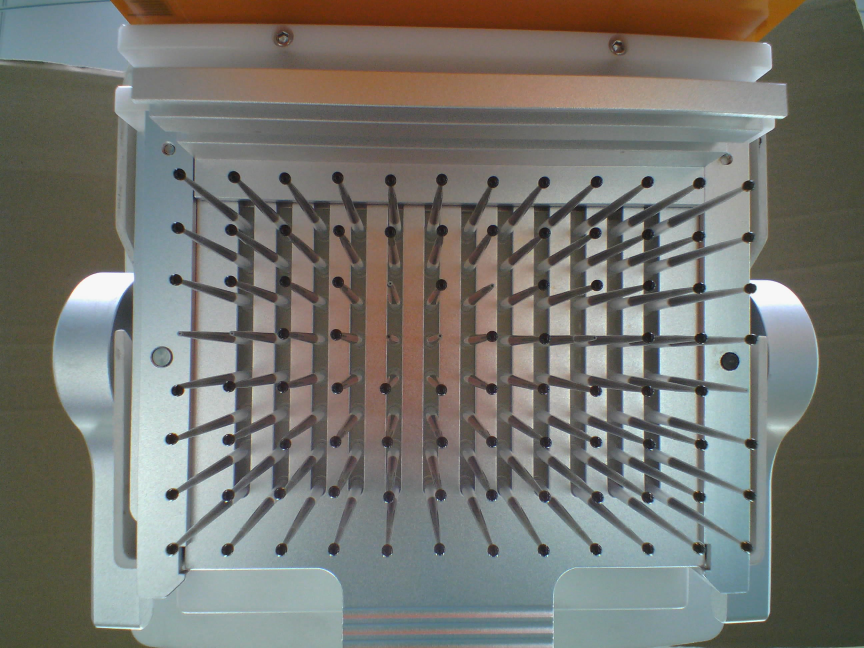
#> input picture sample/96-50-黑色/96-50-2.jpg, 2592 x 1944 px (shown at 1/3 size)
$ python detect_radial_plate.py 'sample/96-50-黑色/96-50-2.jpg'
#> lines starting #> are read from the running program, lines starting #| are printed output that depends on the picture; after the words box and inside, x2 and y2 are one past the last pixel; in counts of white or black regions, pixels touching at a corner belong together
### lib/radial_detector.py
"""
径向微孔板检测器
使用Hough圆检测识别径向/扇形布局的微孔板
"""

import cv2
import numpy as np


class RadialDetector:
    """径向微孔板检测器"""

    def __init__(self, rows=8, cols=12):
        self.rows = rows
        self.cols = cols
        self.total_tubes = rows * cols

    def detect_wells(self, roi_image):
        gray = cv2.cvtColor(roi_image, cv2.COLOR_BGR2GRAY)
        blurred = cv2.GaussianBlur(gray, (5, 5), 0)

        _, thresh = cv2.threshold(blurred, 40, 255, cv2.THRESH_BINARY_INV)

        kernel = cv2.getStructuringElement(cv2.MORPH_ELLIPSE, (5, 5))
        morphed = cv2.dilate(thresh, kernel, iterations=2)
        morphed = cv2.erode(morphed, kernel, iterations=1)

        contours, _ = cv2.findContours(
            morphed, cv2.RETR_EXTERNAL, cv2.CHAIN_APPROX_SIMPLE
        )

        valid_contours = []
        for cnt in contours:
            area = cv2.contourArea(cnt)
            if 100 < area < 2000:
                M = cv2.moments(cnt)
                if M["m00"] != 0:
                    cx = int(M["m10"] / M["m00"])
                    cy = int(M["m01"] / M["m00"])
                    valid_contours.append((cx, cy, area, cnt))

        return valid_contours

    # [23 lines left out: function filter_wells, not called in this run]

    def map_to_grid(self, contours):
        if len(contours) == 0:
            return {}

        contours_sorted = sorted(contours, key=lambda c: (c[1], c[0]))

        positions = {}
        for i, contour_data in enumerate(contours_sorted):
            if i < self.total_tubes:
                cx, cy, area, cnt = contour_data
                row_idx = i // self.cols
                col_idx = i % self.cols
                positions[(row_idx, col_idx)] = contour_data

        return positions

    def check_fill_status(self, contour_data, roi_image):
        cx, cy, area, cnt = contour_data
        return "filled"

    def detect_plate(self, roi_image):
        contours = self.detect_wells(roi_image)
        positions = self.map_to_grid(contours)

        tube_matrix = []
        for r in range(self.rows):
            row_data = []
            for c in range(self.cols):
                pos_key = (r, c)
                if pos_key in positions:
                    contour_data = positions[pos_key]
                    cx, cy, area = contour_data[:3]
                    status = self.check_fill_status(contour_data, roi_image)
                    row_data.append(
                        {
                            "row": chr(ord("A") + r),
                            "column": c + 1,
                            "status": status,
                            "centroid": {"x": cx, "y": cy},
                            "droplet_area": area,
                        }
                    )
                else:
                    row_data.append(
                        {
                            "row": chr(ord("A") + r),
                            "column": c + 1,
                            "status": "empty",
                            "centroid": None,
                            "droplet_area": None,
                        }
                    )
            tube_matrix.append(row_data)

        filled_count = sum(
            1 for row in tube_matrix for tube in row if tube["status"] == "filled"
        )
        empty_count = self.total_tubes - filled_count
        fill_rate = (filled_count / self.total_tubes) * 100

        return {
            "tube_matrix": tube_matrix,
            "contours": contours,
            "stats": {
                "total_tubes": self.total_tubes,
                "filled_count": filled_count,
                "empty_count": empty_count,
                "fill_rate": fill_rate,
            },
        }

### lib/output_writer.py
"""
输出写入器模块
生成JSON报告和可视化图像
"""

import cv2
import numpy as np
import json
import os
from datetime import datetime


class OutputWriter:
    """输出结果写入器"""

    def __init__(self, output_dir):
        """
        初始化写入器

        Args:
            output_dir: 输出目录路径
        """
        self.output_dir = output_dir
        os.makedirs(output_dir, exist_ok=True)

    def save_json(self, data, filename):
        """
        保存JSON文件

        Args:
            data: 数据字典
            filename: 文件名
        """
        filepath = os.path.join(self.output_dir, filename)
        with open(filepath, "w", encoding="utf-8") as f:
            json.dump(data, f, indent=2, ensure_ascii=False)

    def save_image(self, image, filename):
        """
        保存图像

        Args:
            image: 图像数组
            filename: 文件名
        """
        filepath = os.path.join(self.output_dir, filename)
        cv2.imwrite(filepath, image)

    def generate_result_json(self, tube_matrix, plate_info, timestamp):
        """
        生成完整结果JSON

        Args:
            tube_matrix: tube状态矩阵
            plate_info: 板信息字典
            timestamp: 时间戳

        Returns:
            dict: 结果数据
        """
        tubes_flat = [tube for row in tube_matrix for tube in row]

        return {"plate_info": plate_info, "tubes": tubes_flat, "timestamp": timestamp}

    def generate_stats_json(self, stats, verdict, processing_time_ms):
        """
        生成统计JSON

        Args:
            stats: 统计信息字典
            verdict: 判定结果
            processing_time_ms: 处理时间

        Returns:
            dict: 统计数据
        """
        return {**stats, "verdict": verdict, "processing_time_ms": processing_time_ms}

    # [76 lines left out: function draw_annotated_image, not called in this run]

### detect_radial_plate.py
"""
径向微孔板液体填充检测主程序
"""

import cv2
import numpy as np
import os
import sys
from datetime import datetime
from lib.radial_detector import RadialDetector
from lib.output_writer import OutputWriter


CONFIG = {
    "roi_top": 0.15,
    "roi_bottom": 0.95,
    "roi_left": 0.12,
    "roi_right": 0.88,
    "rows": 8,
    "cols": 12,
    "brightness_threshold": 100,
}


def extract_roi(image):
    h, w = image.shape[:2]
    y_start = int(h * CONFIG["roi_top"])
    y_end = int(h * CONFIG["roi_bottom"])
    x_start = int(w * CONFIG["roi_left"])
    x_end = int(w * CONFIG["roi_right"])
    roi = image[y_start:y_end, x_start:x_end]
    return roi, (y_start, y_end, x_start, x_end)


def process_image(image_path, output_dir):
    start_time = datetime.now()
    img = cv2.imread(image_path)
    if img is None:
        raise FileNotFoundError(f"无法读取图像: {image_path}")

    roi, roi_coords = extract_roi(img)

    detector = RadialDetector(rows=CONFIG["rows"], cols=CONFIG["cols"])
    result = detector.detect_plate(roi)

    stats = result["stats"]
    verdict = "PASS" if stats["empty_count"] <= 8 else "FAIL"

    end_time = datetime.now()
    processing_time_ms = int((end_time - start_time).total_seconds() * 1000)

    writer = OutputWriter(output_dir)

    basename = os.path.basename(image_path)
    plate_type = (
        basename.split("-")[0] + "-" + basename.split("-")[1]
        if "-" in basename
        else "unknown"
    )

    result_json = writer.generate_result_json(
        result["tube_matrix"],
        {
            "type": plate_type,
            "rows": CONFIG["rows"],
            "columns": CONFIG["cols"],
            "total_tubes": CONFIG["rows"] * CONFIG["cols"],
        },
        start_time.isoformat(),
    )

    stats_json = writer.generate_stats_json(stats, verdict, processing_time_ms)

    writer.save_json(result_json, "result.json")
    writer.save_json(stats_json, "stats.json")

    writer.save_image(roi, "01_roi.jpg")

    circles_img = roi.copy()
    for contour_data in result["contours"]:
        cx, cy, area, cnt = contour_data
        cv2.drawContours(circles_img, [cnt], -1, (0, 255, 0), 2)
        cv2.circle(circles_img, (cx, cy), 3, (0, 0, 255), -1)
    writer.save_image(circles_img, "02_contours.jpg")

    annotated_img = roi.copy()
    for row in result["tube_matrix"]:
        for tube in row:
            if tube["centroid"]:
                x, y = tube["centroid"]["x"], tube["centroid"]["y"]
                color = (0, 255, 0) if tube["status"] == "filled" else (255, 0, 0)
                cv2.circle(annotated_img, (x, y), 5, color, -1)
    writer.save_image(annotated_img, "03_annotated.jpg")

    return {"stats": stats, "verdict": verdict, "output_dir": output_dir}


def main():
    if len(sys.argv) < 2:
        print("用法: python detect_radial_plate.py <图像路径>")
        print("示例: python detect_radial_plate.py sample/96-50-黑色/96-50-2.jpg")
        sys.exit(1)

    image_path = sys.argv[1]

    if not os.path.exists(image_path):
        print(f"错误: 文件不存在 - {image_path}")
        sys.exit(1)

    basename = os.path.basename(image_path).replace(".jpg", "").replace(".png", "")
    timestamp = datetime.now().strftime("%Y%m%d-%H%M%S")
    output_dir = f"output/{basename}-radial-{timestamp}"

    print(f"处理图像: {image_path}")
    result = process_image(image_path, output_dir)
#> in process_image, img is the input picture: shape (1944, 2592, 3); mean B, G, R 111.1, 117.1, 117.1
#> in extract_roi, `roi = image[y_start:y_end, x_start:x_end]`:
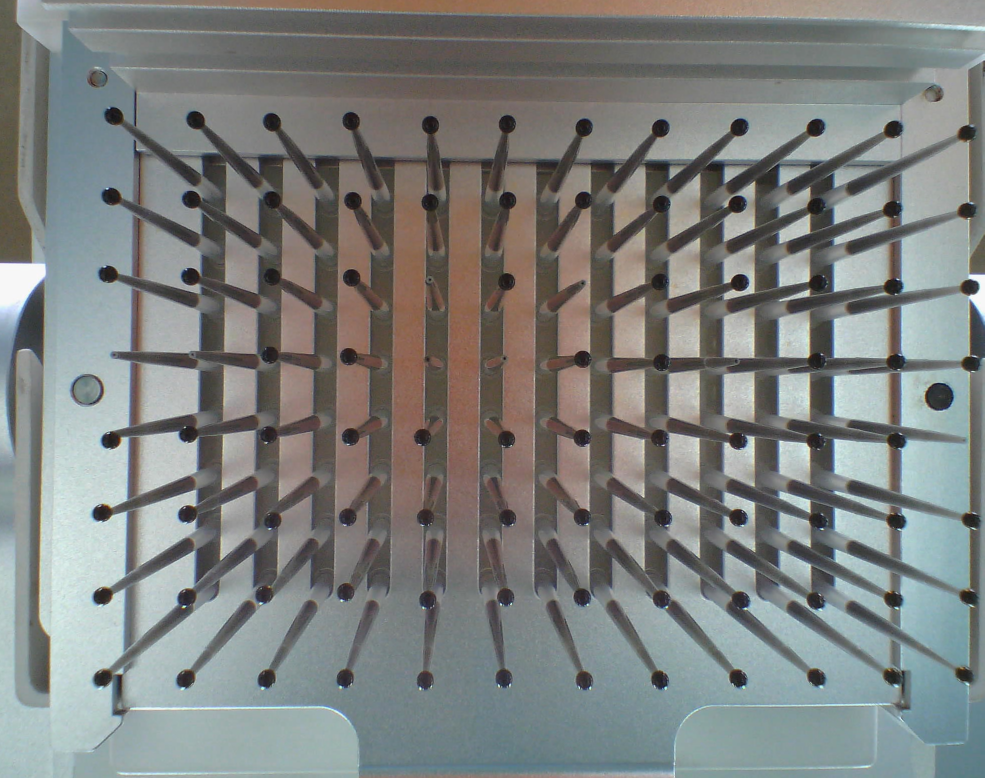
#> roi: shape (1555, 1969, 3) (shown at 1/2 size); mean B, G, R 125.8, 127.8, 124.8
#> in process_image, `roi, roi_coords = extract_roi(img)`: roi_coords = (291, 1846, 311, 2280)
#> in detect_wells, `gray = cv2.cvtColor(roi_image, cv2.COLOR_BGR2GRAY)`:
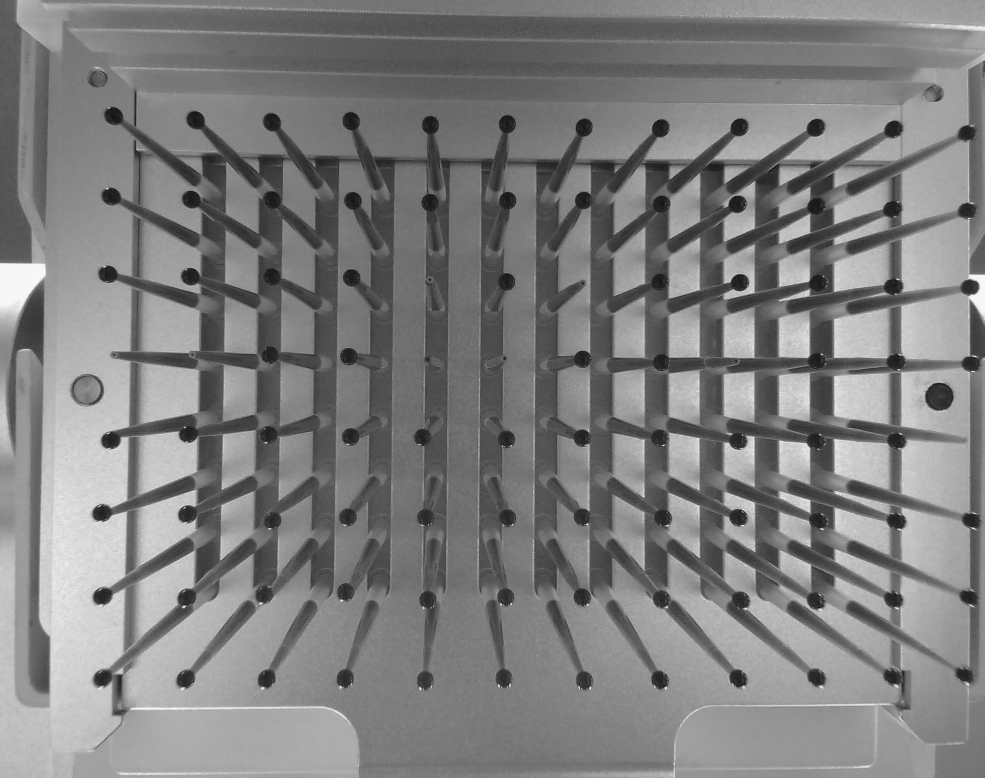
#> gray: shape (1555, 1969) (shown at 1/2 size); min 1, max 254, mean 126.7
#> in detect_wells, `_, thresh = cv2.threshold(blurred, 40, 255, cv2.THRESH_BINARY_INV)`:
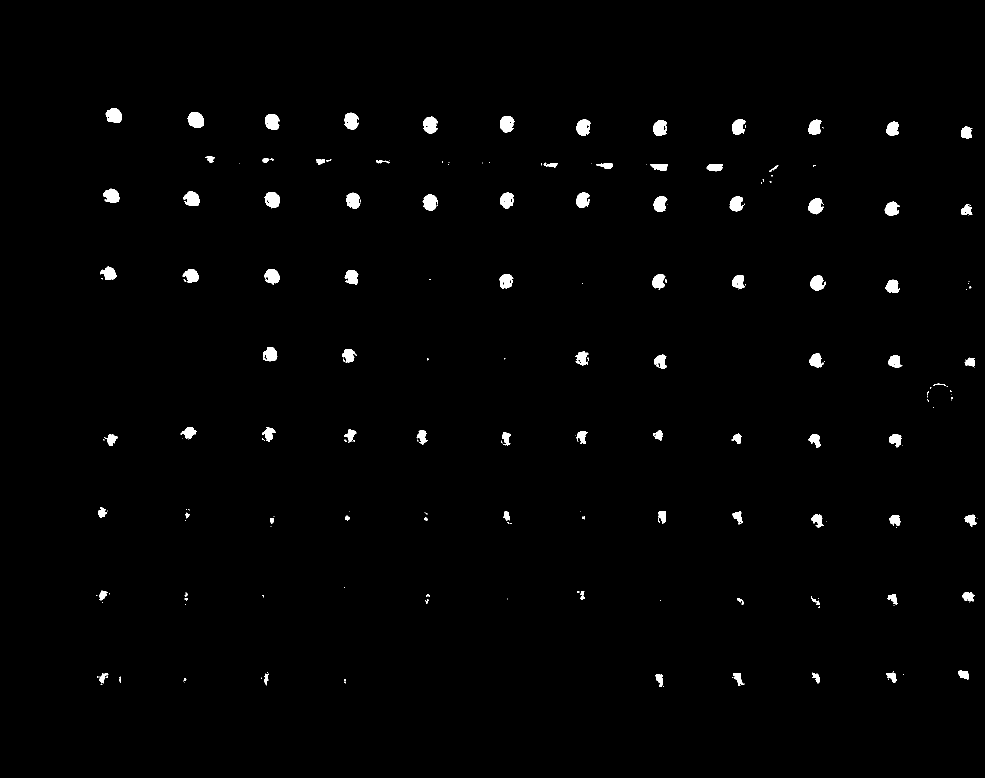
#> thresh: shape (1555, 1969) (shown at 1/2 size); 1.2% white; 199 white regions (105 under 20 px), largest, box (x1, y1, x2, y2) and area: (375, 224, 407, 255) 797, (846, 233, 876, 268) 742, (689, 225, 717, 260) 741
#> in detect_wells, `morphed = cv2.dilate(thresh, kernel, iterations=2)`: morphed: shape (1555, 1969); 2.4% white; 113 white regions, largest, box (x1, y1, x2, y2) and area: (371, 220, 411, 259) 1267, (842, 229, 880, 272) 1248, (685, 221, 721, 264) 1237
#> in detect_wells, `morphed = cv2.erode(morphed, kernel, iterations=1)`:
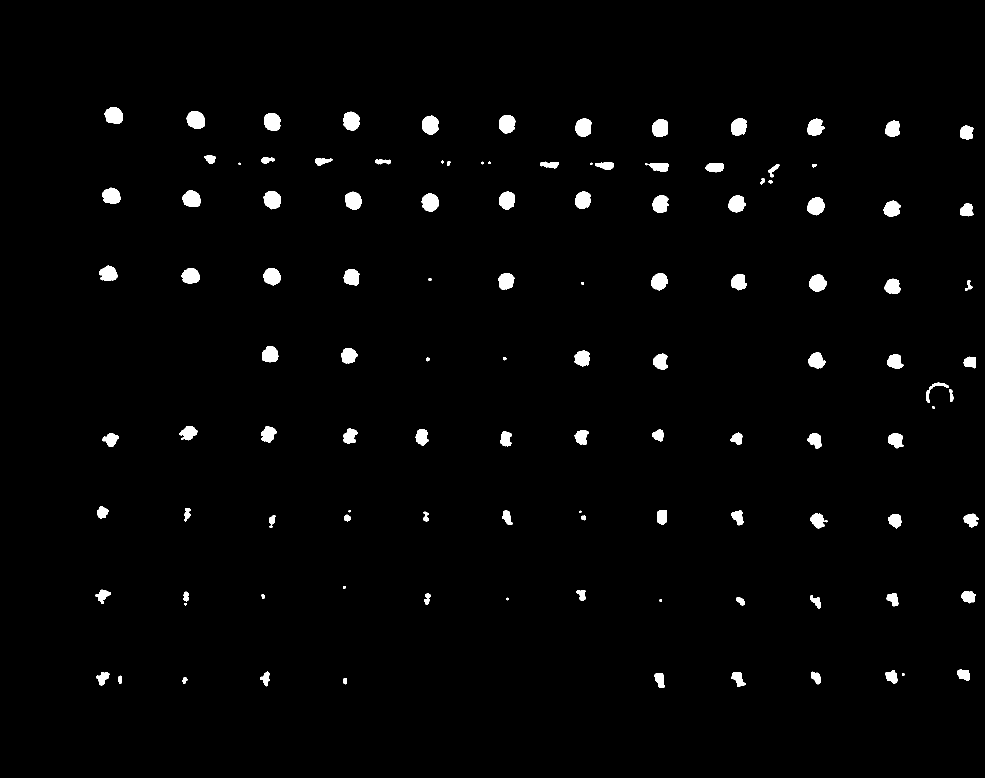
#> morphed: shape (1555, 1969) (shown at 1/2 size); 1.8% white; 115 white regions (4 under 20 px)
#> in detect_wells, `contours, _ = cv2.findContours( morphed, cv2.RETR_EXTERNAL, cv2.CHAIN_..`: contours = 115 contours, 15 with area under 20; largest, box (x1, y1, x2, y2) and area: (373, 222, 409, 257) 968, (844, 231, 878, 270) 946, (687, 223, 719, 262) 936, (527, 382, 562, 419) 934, (528, 226, 562, 262) 926
#> the loop in detect_wells, `for cnt in contours:` made 115 passes
#> (area, cx, cy) on passes 5, 6, 7, 8, 9, 10, 11, 15, 16, 18, 19, 20: (390, 1319, 1359), (437.5, 1475, 1357), (376.5, 205, 1355), (299.5, 1632, 1354), (274.5, 531, 1356), (411, 1783, 1353), (398.5, 1927, 1348), (166.5, 1480, 1201), (256.5, 1631, 1202), (372.5, 1785, 1197), (156, 854, 1196), (140, 371, 1192)
#> area on passes 1, 2, 3, 17, 25, 51: 64, 70, 75, 36.5, 60, 95
#> after the loop in detect_wells, `for cnt in contours:`: valid_contours = 88 items
#> the loop in map_to_grid, `for i, contour_data in enumerate(contours_sorted):` made 88 passes
#> (cx, cy, area, row_idx, col_idx) on passes 1 to 12: (227, 230, 918, 0, 0), (391, 239, 967.5, 0, 1), (702, 241, 936, 0, 2), (544, 243, 926.5, 0, 3), (1013, 247, 920, 0, 4), (860, 249, 946.5, 0, 5), (1477, 253, 847.5, 0, 6), (1166, 254, 898, 0, 7), (1630, 254, 809, 0, 8), (1319, 255, 891.5, 0, 9), (1785, 257, 718.5, 0, 10), (1932, 264, 560, 0, 11)
#> (cx, cy, area, row_idx) on pass 85: (205, 1355, 376.5, 7)
#> the loop in process_image, `for contour_data in result["contours"]:` made 88 passes
#> after the loop in process_image, `for contour_data in result["contours"]:`:
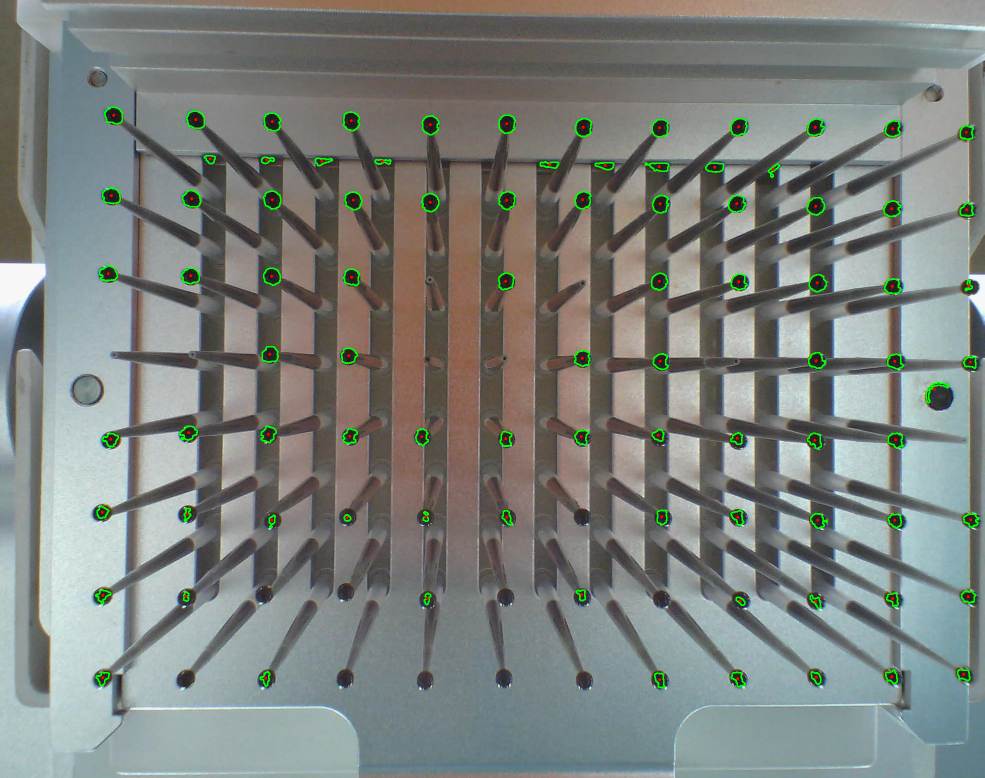
#> circles_img: shape (1555, 1969, 3) (shown at 1/2 size); 1% of pixels changed, all inside (x1, y1, x2, y2) = (190, 213, 1959, 1377)
#> the loop in process_image, `for row in result["tube_matrix"]:` made 8 passes
#> after the loop in process_image, `for row in result["tube_matrix"]:`:
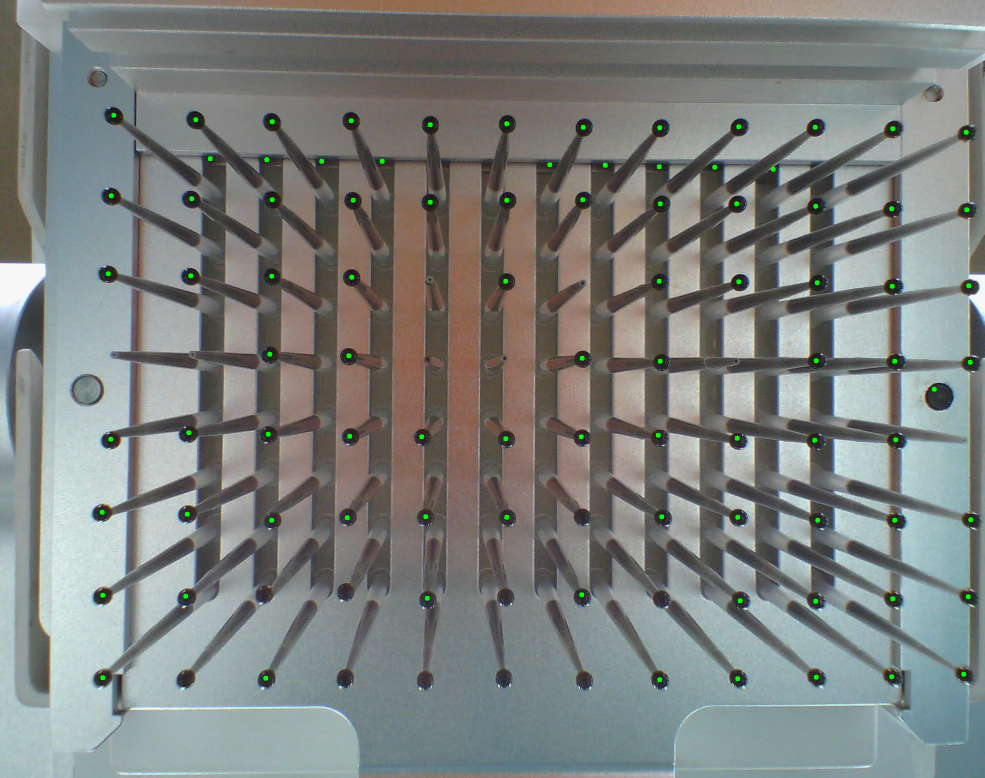
#> annotated_img: shape (1555, 1969, 3) (shown at 1/2 size); 0.23% of pixels changed, all inside (x1, y1, x2, y2) = (199, 225, 1947, 1365)

    print(f"\n检测结果:")
    print(f"  总tube数: {result['stats']['total_tubes']}")
#|   总tube数: 96
    print(f"  填充数: {result['stats']['filled_count']}")
#|   填充数: 88
    print(f"  空tube数: {result['stats']['empty_count']}")
#|   空tube数: 8
    print(f"  填充率: {result['stats']['fill_rate']:.2f}%")
#|   填充率: 91.67%
    print(f"  判定结果: {result['verdict']}")
#|   判定结果: PASS
    print(f"\n输出目录: {result['output_dir']}")
#| 输出目录: output/96-50-2-radial-20261120-114730


if __name__ == "__main__":
    main()
